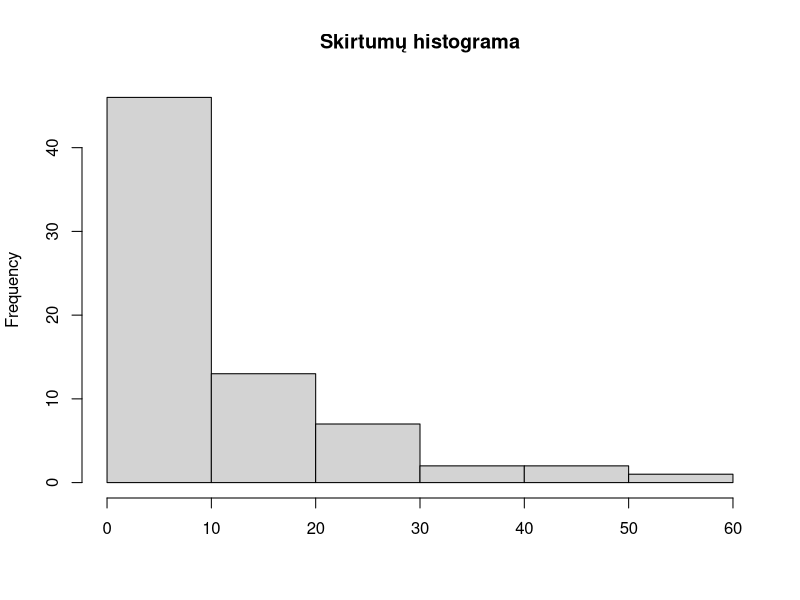

Source code (R):
## ---- chunk 1
suppressMessages(library(dplyr))
suppressMessages(library(knitr))
dt <- read.csv2("csv_data/Apygardu_rinkimu_rezultatai.csv",check.names = FALSE, stringsAsFactors = FALSE)
pr <- dt %>% group_by(Apygarda) %>% filter(min_rank(desc(`iš viso`))<=2) %>% ungroup
colnames(pr) <- c("kandidatas","partija","apylinkes","pastas","balsai","proc_galiojantis","proc_rinkejai","apygarda","apygardos_nr")
pnames <- read.csv2("csv_data/partiju_santrumpos.csv", stringsAsFactors = FALSE)
pr <- pr %>% inner_join(pnames, by = "partija") %>% select(-partija) %>% rename(partija=partija1)
jau <- pr %>% filter(proc_rinkejai > 50) 
pr1 <- pr %>% filter(!(apygardos_nr %in% jau$apygardos_nr))


duo <- pr %>% select(apygardos_nr,partija,proc_rinkejai) %>% group_by(apygardos_nr) %>% summarize(duetas = paste(partija, collapse="-"), skirtumas = -diff(proc_rinkejai))

hist(duo$skirtumas, main = "Skirtumų histograma", xlab = "")


## ---- chunk 2
quantile(duo$skirtumas, prob=c(0,0.25,0.5,0.75,1))
## ---- chunk 3
sel <- duo %>% filter(skirtumas<2) %>% arrange(skirtumas) 
pr2 <- pr1 %>% filter(apygardos_nr %in% sel$apygardos_nr) %>% 
    select(apygarda,kandidatas, partija, proc_rinkejai)  
pr2 %>% kable
## ---- chunk 4
dm <- read.csv2("csv_data/daugiamandaciu_apygardu_rinkimu_rezultatai.csv", stringsAsFactors = FALSE)
dm3 <- dm %>% filter(apygardos_no %in% sel$apygardos_nr)%>% inner_join(pr2 %>% select(apygarda,partija,kandidatas, kandidato_proc=proc_rinkejai),by=c("apygarda","partija")) %>% 
    select(apygardos_no,apygarda,partija, proc_rinkejai,kandidato_proc, kandidatas)
dm3 %>% kable
## ---- chunk 5
rem <- dm3 %>% group_by(apygardos_no,apygarda) %>% summarize(n=n()) %>% filter(n==1) 
rem %>% kable
## ---- chunk 6
dm4 <- dm3 %>% filter(!(apygardos_no %in% rem$apygardos_no))
duod <- dm4 %>% arrange(apygardos_no, -kandidato_proc) %>%  group_by(apygardos_no,apygarda) %>% summarize(duetas = paste(partija, collapse="-"), dm_skirtumas = -diff(proc_rinkejai), vm_skirtumas = -diff(kandidato_proc))
duod %>% kable
## ---- chunk 7
suppressMessages(library(tidyr))
lm3<- duod %>% separate("duetas",c("pirmas","antras"),sep = "-") %>% 
    mutate(laimejo = ifelse(dm_skirtumas<0,antras,pirmas))
lm3 %>% kable
## ---- chunk 8
lmf <-duo %>% separate("duetas",c("laimejo","pralaimejo"),sep = "-")
lmf1 <- lmf %>% filter(!(apygardos_nr %in% lm3$apygardos_no)) %>% select(-pralaimejo)
lm4 <- lmf1 %>% bind_rows(lm3 %>%
                              select(apygardos_nr=apygardos_no,laimejo,skirtumas=vm_skirtumas))
lm5 <- lm4 %>% group_by(laimejo) %>% summarize(mandatai=n()) %>% arrange(-mandatai)
                          
lm5 %>% kable                         
